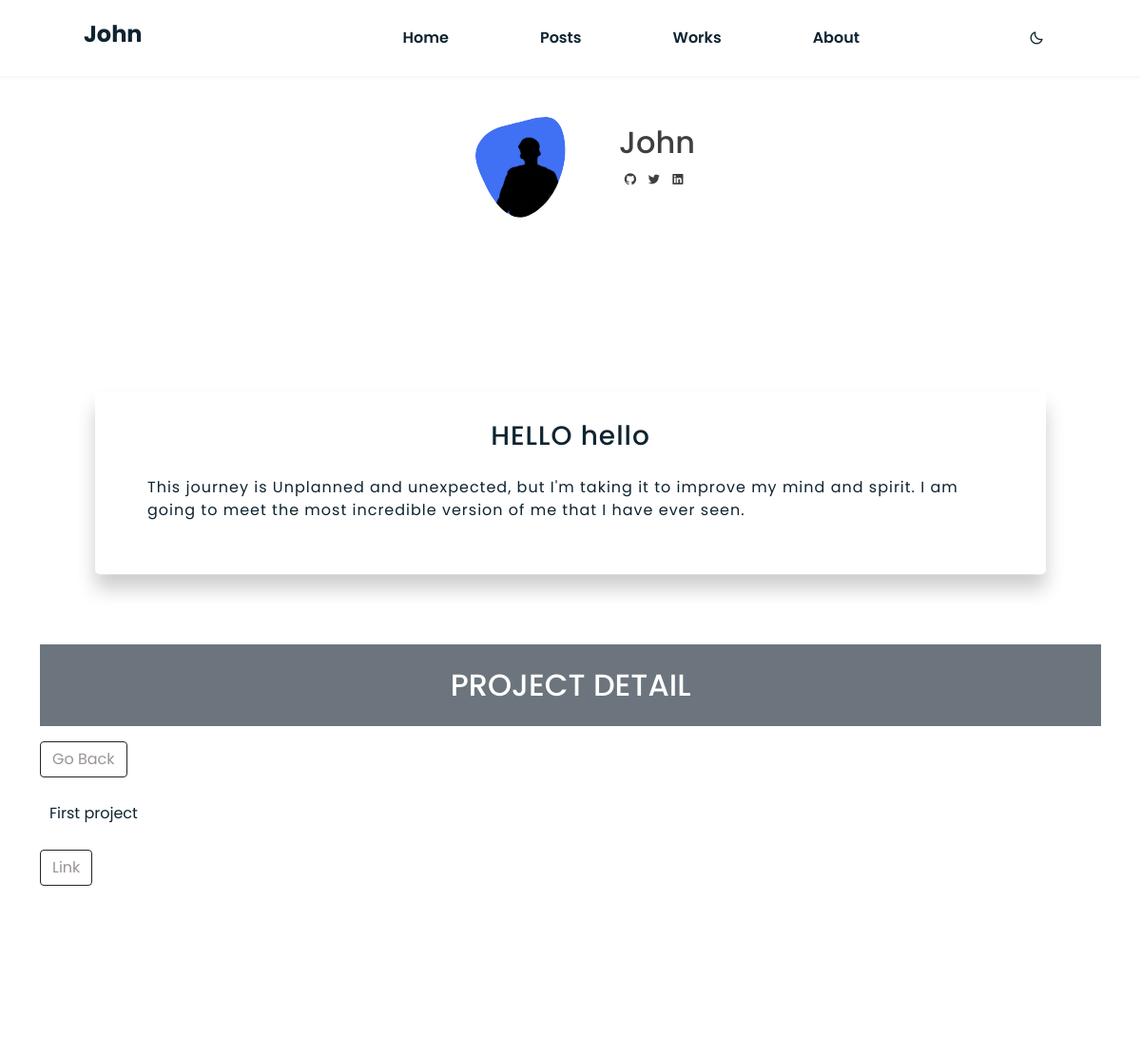
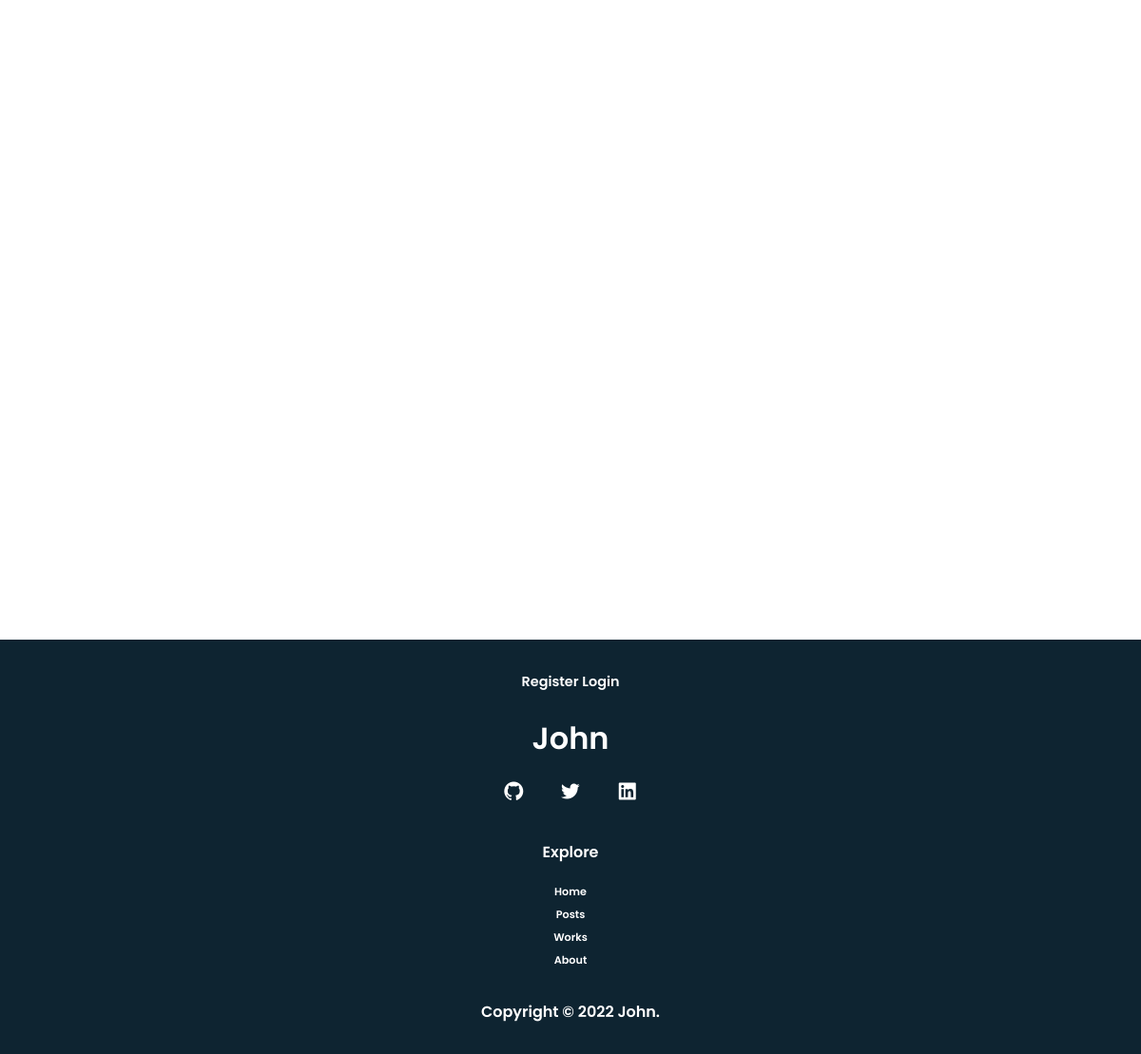
/project/1/, run on the app's committed database (2 pictures, top to bottom).
### wulfi/models.py (models this page shows, shortened)
class Banner(models.Model):
    title = models.CharField(max_length=255, blank=True)
    greeting = models.CharField(max_length=255, blank=True)
    body = models.TextField()
    date_added = models.DateTimeField(auto_now=True)

class Project(models.Model):
    author = models.ForeignKey(Profile, on_delete=models.SET_NULL, null=True, blank=True)
    title = models.CharField(max_length=500)
    image = models.ImageField(null=True, blank=True)
    category = models.ManyToManyField(Tag, blank=True)
    description = models.TextField()
    link = models.URLField(max_length=200,null=True, blank=True)

### wulfi/views.py (the view)
# urls.py: path('project/<str:pk>/', views.viewProject, name='project'),
def viewProject(request, pk):
    project = Project.objects.get(id=pk)
    profiles = Profile.objects.latest('updated')
    banner = Banner.objects.latest('date_added')
    context = {
        'profiles': profiles,
        'banner': banner,
        'project': project
    }
    return render(request, 'projectDetail.html', context)

### wulfi/templates/projectDetail.html (shortened to what this page needs)
{% extends "base.html" %} {% load static %} {% block title %} John {% endblock %}
{% block nav %}
<li class="nav__item"><a href="{% url 'wulfi:home' %}" class="nav__link">Home</a></li>
<li class="nav__item"><a href="{% url 'wulfi:posts' %}" class="nav__link" id="post">Posts</a></li>
<li class="nav__item"><a href="{% url 'wulfi:posts' %}#project" class="nav__link">Works</a></li>
<li class="nav__item"><a href="{% url 'wulfi:about' %}" class="nav__link">About</a></li>
{% endblock %}
{% block content %}
<div class="container">
    <div class="col bg-secondary text-white">
        <h2 class="row justify-content-center text-uppercase p-4">Project Detail</h2>
    </div>
    <div class="row justify-content-center">
        <div class="col">
            <a href="{% url 'wulfi:home' %}" class="btn btn-outline-dark my-3"  style="color: #9a9494;">Go Back</a>
            <div style="height: 90vh; margin-bottom: 100px;">
                <p style="padding: 10px;">{{project.description }}</p>
                <a href="{{project.link}}" class="btn btn-outline-dark my-3" style="color: #9a9494;">Link</a>
            </div>
        </div>
    </div>
</div>
{% endblock %}

### wulfi/templates/base.html (shortened to what this page needs)
{% load static %}
<!DOCTYPE html>
<html lang="en">
<head>
    <link href="https://cdn.jsdelivr.net/npm/bootstrap@5.1.3/dist/css/bootstrap.min.css" rel="stylesheet">
    <link href='https://unpkg.com/boxicons@2.1.1/css/boxicons.min.css' rel='stylesheet'>
    <link rel="stylesheet" href="{% static 'assets/css/styles.css' %}">
</head>
<body>
    <header class="l-header" id="header">
        <nav class="nav bd-grid">
            <div>
                <a href="{% url 'wulfi:home' %}" class="nav__logo"><h4><b>John</b></h4></a>
            </div>
            <div class="nav__menu" id="nav-menu">
                <ul class="nav__list">
                    {% block nav %} {% endblock %}
                </ul>
            </div>
            <div class="nav_btns">
                <i class="bx bx-moon" id="icon"></i>
            </div>
        </nav>
    </header>
    <main class="l-main">
        <section class="home section" id="home">
            <div class="home__container bd-grid">
                <div class="home__img">
                    <svg class="home_blob" viewBox="0 0 200 187" xmlns="http://www.w3.org/2000/svg" xmlns:xlink="http://www.w3.org/1999/xlink">
                            <mask id="mask0" mask-type="alpha">
                                <path class="blob_fill_color" d="M51,-67.9C62.9,-61.5,67.2,-42.4,67.5,-25.7C67.8,-8.9,64.1,5.4,58.9,18.4C53.6,31.4,46.8,43.2,36.7,53.2C26.6,63.2,13.3,71.6,0.9,70.3C-11.5,69.1,-23,58.4,-31.3,47.7C-39.5,37.1,-44.4,26.5,-49.5,15.1C-54.6,3.6,-59.9,-8.8,-58.4,-20.6C-56.8,-32.5,-48.4,-43.8,-37.5,-50.4C-26.7,-57.1,-13.3,-59.2,3.1,-63.4C19.5,-67.7,39.1,-74.2,51,-67.9Z" transform="translate(100 100)" />
                            </mask>
                            <g mask="url(#mask0)">
                                <path class="blob_fill_color" d="M51,-67.9C62.9,-61.5,67.2,-42.4,67.5,-25.7C67.8,-8.9,64.1,5.4,58.9,18.4C53.6,31.4,46.8,43.2,36.7,53.2C26.6,63.2,13.3,71.6,0.9,70.3C-11.5,69.1,-23,58.4,-31.3,47.7C-39.5,37.1,-44.4,26.5,-49.5,15.1C-54.6,3.6,-59.9,-8.8,-58.4,-20.6C-56.8,-32.5,-48.4,-43.8,-37.5,-50.4C-26.7,-57.1,-13.3,-59.2,3.1,-63.4C19.5,-67.7,39.1,-74.2,51,-67.9Z" transform="translate(100 100)" />
                                <a href="{% url 'wulfi:home' %}"><image class="about_blob-img" x="40" y="18" xlink:href="{% static 'assets/img/profile-pic.png' %}"/> </a>
                            </g>
                        </svg>
                </div>
                <div class="home_social_box">
                    <a href="{% url 'wulfi:home' %}">
                        <h2 class="home__subtitle">John</h2>
                    </a>
                    <div class="home__social">
                        <a href="https://github.com" target="_blank" class="home__social-icon"><i class='bx bxl-github'></i></a>
                        <a href="{{ profiles.twitter }}" target="_blank" class="home__social-icon"><i class='bx bxl-twitter' ></i></a>
                        <a href="https://www.linkedin.com/" target="_blank" class="home__social-icon"><i class='bx bxl-linkedin-square'></i></a>
                    </div>
                </div>
            </div>
        </section>
        <section class="section">
            <div class="Box">
                <div class="Inner_Box">
                    <h1 class="bannergreeting">{{ banner.greeting }}</h1>
                    <p class="bannerbody">{{ banner.body }} </p>
                </div>
            </div>
        </section>
        {% block content %} {% endblock %}
    </main>
    <footer class="footer">
        <div class="footer__login_box">
            {% if request.user.is_authenticated %}
            <p>Hello, {{request.user}}</p>
            <a href="{% url 'accounts:logout' %}" class="login_link">Logout</a> {% else %}
            <a href="{% url 'accounts:register' %}" class="login_link">Register</a>
            <a href="{% url 'accounts:login' %}" class="login_link">Login</a>{% endif %}
        </div>
        <p class="footer__title">John</p>
        <div class="footer__social">
            <a href="https://github.com" target="_blank" class="footer__icon"><i class='bx bxl-github'></i></a>
            <a href="#" target="_blank" class="footer__icon"><i class='bx bxl-twitter' ></i></a>
            <a href="https://www.linkedin.com" target="_blank" class="footer__icon"><i class='bx bxl-linkedin-square'></i></a>
        </div>
        <div class="footer__data">
            <p class="footer__explore">Explore</p>
            <ul>
                <li><a href="{% url 'wulfi:home' %}" class="footer__link">Home</a></li>
                <li><a href="{% url 'wulfi:posts' %}" class="footer__link">Posts</a></li>
                <li><a href="{% url 'wulfi:projects' %}#project" class="footer__link">Works</a></li>
                <li><a href="{% url 'wulfi:about' %}" class="footer__link">About</a></li>
            </ul>
        </div>
        <p class="footer_copy_right">Copyright &#169; 2022 John. </p>
    </footer>
</body>
</html>

### data on the page
Banner: greeting "HELLO hello", body "This journey is Unplanned and unexpected, but I'm taking it to improve my mind and spirit. I am going to meet the most incredible version of me that I have ever seen."
Project: description "First project"
